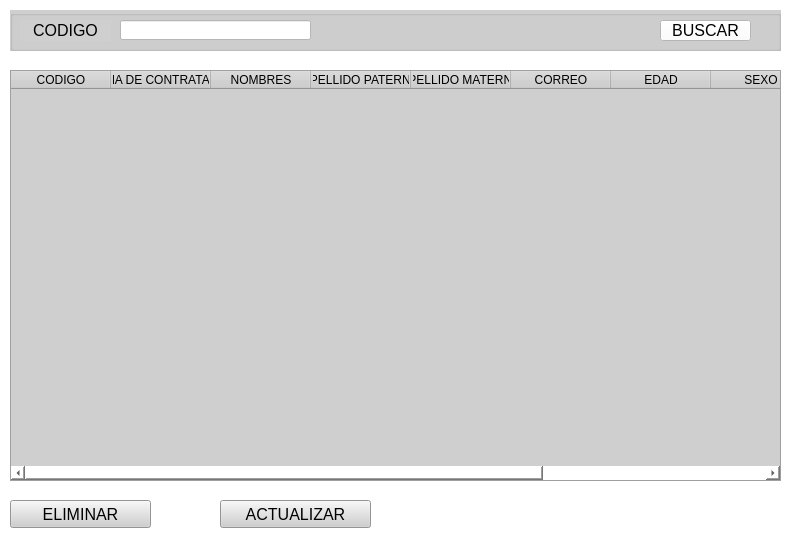
           <widget class="QWidget" name="tabLvendedores">
            <property name="styleSheet">
             <string notr="true">background-color: rgb(255, 255, 255);</string>
            </property>
            <attribute name="icon">
             <iconset>
              <activeon>C:/Users/SEBAS/Downloads/imagenes/fichapracticas.png</activeon>
             </iconset>
            </attribute>
            <attribute name="title">
             <string>LISTA DE VENDEDORES</string>
            </attribute>
            <widget class="QTableWidget" name="tableWidget_2">
             <property name="geometry">
              <rect>
               <x>10</x>
               <y>70</y>
               <width>771</width>
               <height>411</height>
              </rect>
             </property>
             <property name="styleSheet">
              <string notr="true">background-color: rgb(207, 207, 207);</string>
             </property>
             <column>
              <property name="text">
               <string>CODIGO</string>
              </property>
             </column>
             <column>
              <property name="text">
               <string>FECHA DE CONTRATACION</string>
              </property>
             </column>
             <column>
              <property name="text">
               <string>NOMBRES</string>
              </property>
             </column>
             <column>
              <property name="text">
               <string>APELLIDO PATERNO</string>
              </property>
             </column>
             <column>
              <property name="text">
               <string>APELLIDO MATERNO</string>
              </property>
             </column>
             <column>
              <property name="text">
               <string>CORREO</string>
              </property>
             </column>
             <column>
              <property name="text">
               <string>EDAD</string>
              </property>
             </column>
             <column>
              <property name="text">
               <string>SEXO</string>
              </property>
             </column>
             <column>
              <property name="text">
               <string>DIRECCION</string>
              </property>
             </column>
             <column>
              <property name="text">
               <string>CIUDAD</string>
              </property>
             </column>
            </widget>
            <widget class="QPushButton" name="vEliminar">
             <property name="geometry">
              <rect>
               <x>10</x>
               <y>500</y>
               <width>141</width>
               <height>28</height>
              </rect>
             </property>
             <property name="font">
              <font>
               <pointsize>12</pointsize>
              </font>
             </property>
             <property name="styleSheet">
              <string notr="true">background-color: rgb(207, 207, 207);</string>
             </property>
             <property name="text">
              <string>ELIMINAR</string>
             </property>
             <property name="icon">
              <iconset>
               <activeon>C:/Users/SEBAS/Downloads/imagenes/eliminarfichacalificacion.png</activeon>
              </iconset>
             </property>
             <property name="iconSize">
              <size>
               <width>20</width>
               <height>20</height>
              </size>
             </property>
            </widget>
            <widget class="QPushButton" name="vActualizar">
             <property name="geometry">
              <rect>
               <x>220</x>
               <y>500</y>
               <width>151</width>
               <height>28</height>
              </rect>
             </property>
             <property name="font">
              <font>
               <pointsize>12</pointsize>
              </font>
             </property>
             <property name="styleSheet">
              <string notr="true">background-color: rgb(207, 207, 207);</string>
             </property>
             <property name="text">
              <string>ACTUALIZAR</string>
             </property>
             <property name="icon">
              <iconset>
               <activeon>C:/Users/SEBAS/Downloads/imagenes/actualizarest.png</activeon>
              </iconset>
             </property>
             <property name="iconSize">
              <size>
               <width>20</width>
               <height>20</height>
              </size>
             </property>
            </widget>
            <widget class="QGroupBox" name="groupBox_4">
             <property name="geometry">
              <rect>
               <x>10</x>
               <y>10</y>
               <width>771</width>
               <height>41</height>
              </rect>
             </property>
             <property name="styleSheet">
              <string notr="true">background-color: rgb(207, 207, 207);</string>
             </property>
             <property name="title">
              <string/>
             </property>
             <widget class="QLineEdit" name="vCodigo2">
              <property name="geometry">
               <rect>
                <x>110</x>
                <y>10</y>
                <width>191</width>
                <height>20</height>
               </rect>
              </property>
              <property name="styleSheet">
               <string notr="true">background-color: rgb(255, 255, 255);</string>
              </property>
              <property name="text">
               <string/>
              </property>
              <property name="alignment">
               <set>Qt::AlignCenter</set>
              </property>
             </widget>
             <widget class="QLabel" name="promedio_40">
              <property name="geometry">
               <rect>
                <x>10</x>
                <y>10</y>
                <width>91</width>
                <height>21</height>
               </rect>
              </property>
              <property name="font">
               <font>
                <pointsize>12</pointsize>
               </font>
              </property>
              <property name="styleSheet">
               <string notr="true"/>
              </property>
              <property name="text">
               <string>CODIGO</string>
              </property>
              <property name="alignment">
               <set>Qt::AlignCenter</set>
              </property>
             </widget>
             <widget class="QPushButton" name="vBuscar">
              <property name="geometry">
               <rect>
                <x>650</x>
                <y>10</y>
                <width>91</width>
                <height>21</height>
               </rect>
              </property>
              <property name="font">
               <font>
                <pointsize>12</pointsize>
               </font>
              </property>
              <property name="styleSheet">
               <string notr="true">background-color: rgb(255, 255, 255);</string>
              </property>
              <property name="text">
               <string>BUSCAR</string>
              </property>
              <property name="icon">
               <iconset>
                <activeon>C:/Users/SEBAS/Downloads/imagenes/imgnuevabusqueda.png</activeon>
               </iconset>
              </property>
              <property name="iconSize">
               <size>
                <width>16</width>
                <height>16</height>
               </size>
              </property>
             </widget>
            </widget>
           </widget>
